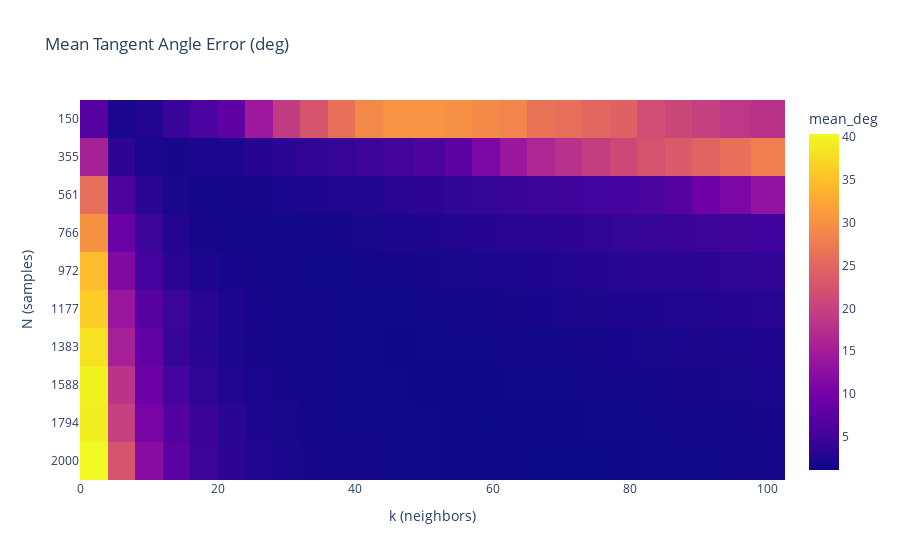
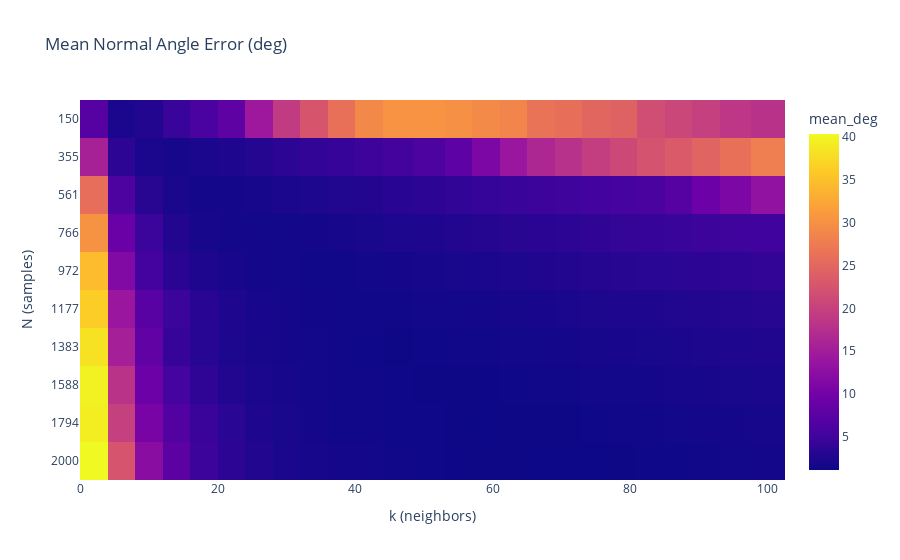

Write notebook code for charts like these, in order.
### Code cell
fig_tan = plot_heatmap_tangent_error(results)
fig_tan.show()

fig_norm = plot_heatmap_normal_error(results)
fig_norm.show()

### Figure 1 — Plotly figure (JSON) as saved in the notebook; plotly's stock layout.template omitted (floating-point values rounded to 4 significant figures; data arrays with more than 128 entries replaced by an {"elided": "..."} marker saying what was removed)
{"data": [{"coloraxis": "coloraxis", "hovertemplate": "k (neighbors): %{x}<br>N (samples): %{y}<br>mean_deg: %{z}<extra></extra>", "name": "0", "type": "heatmap", "x": [2, 6, 10, 14, 18, 22, 26, 30, 34, 38, 42, 46, 51, 55, 59, 63, 67, 71, 75, 79, 83, 87, 91, 95, 100], "xaxis": "x", "y": [150, 355, 561, 766, 972, 1177, 1383, 1588, 1794, 2000], "yaxis": "y", "z": {"elided": "10x25 float values"}}], "layout": {"coloraxis": {"colorbar": {"title": {"text": "mean_deg"}}, "colorscale": [[0, "#0d0887"], [0.1111, "#46039f"], [0.2222, "#7201a8"], [0.3333, "#9c179e"], [0.4444, "#bd3786"], [0.5556, "#d8576b"], [0.6667, "#ed7953"], [0.7778, "#fb9f3a"], [0.8889, "#fdca26"], [1, "#f0f921"]]}, "title": {"text": "Mean Tangent Angle Error (deg)"}, "xaxis": {"anchor": "y", "domain": [0, 1], "title": {"text": "k (neighbors)"}}, "yaxis": {"anchor": "x", "autorange": "reversed", "domain": [0, 1], "title": {"text": "N (samples)"}, "type": "category"}}}

### Figure 2 — Plotly figure (JSON) as saved in the notebook; plotly's stock layout.template omitted (floating-point values rounded to 4 significant figures; data arrays with more than 128 entries replaced by an {"elided": "..."} marker saying what was removed)
{"data": [{"coloraxis": "coloraxis", "hovertemplate": "k (neighbors): %{x}<br>N (samples): %{y}<br>mean_deg: %{z}<extra></extra>", "name": "0", "type": "heatmap", "x": [2, 6, 10, 14, 18, 22, 26, 30, 34, 38, 42, 46, 51, 55, 59, 63, 67, 71, 75, 79, 83, 87, 91, 95, 100], "xaxis": "x", "y": [150, 355, 561, 766, 972, 1177, 1383, 1588, 1794, 2000], "yaxis": "y", "z": {"elided": "10x25 float values"}}], "layout": {"coloraxis": {"colorbar": {"title": {"text": "mean_deg"}}, "colorscale": [[0, "#0d0887"], [0.1111, "#46039f"], [0.2222, "#7201a8"], [0.3333, "#9c179e"], [0.4444, "#bd3786"], [0.5556, "#d8576b"], [0.6667, "#ed7953"], [0.7778, "#fb9f3a"], [0.8889, "#fdca26"], [1, "#f0f921"]]}, "title": {"text": "Mean Normal Angle Error (deg)"}, "xaxis": {"anchor": "y", "domain": [0, 1], "title": {"text": "k (neighbors)"}}, "yaxis": {"anchor": "x", "autorange": "reversed", "domain": [0, 1], "title": {"text": "N (samples)"}, "type": "category"}}}
